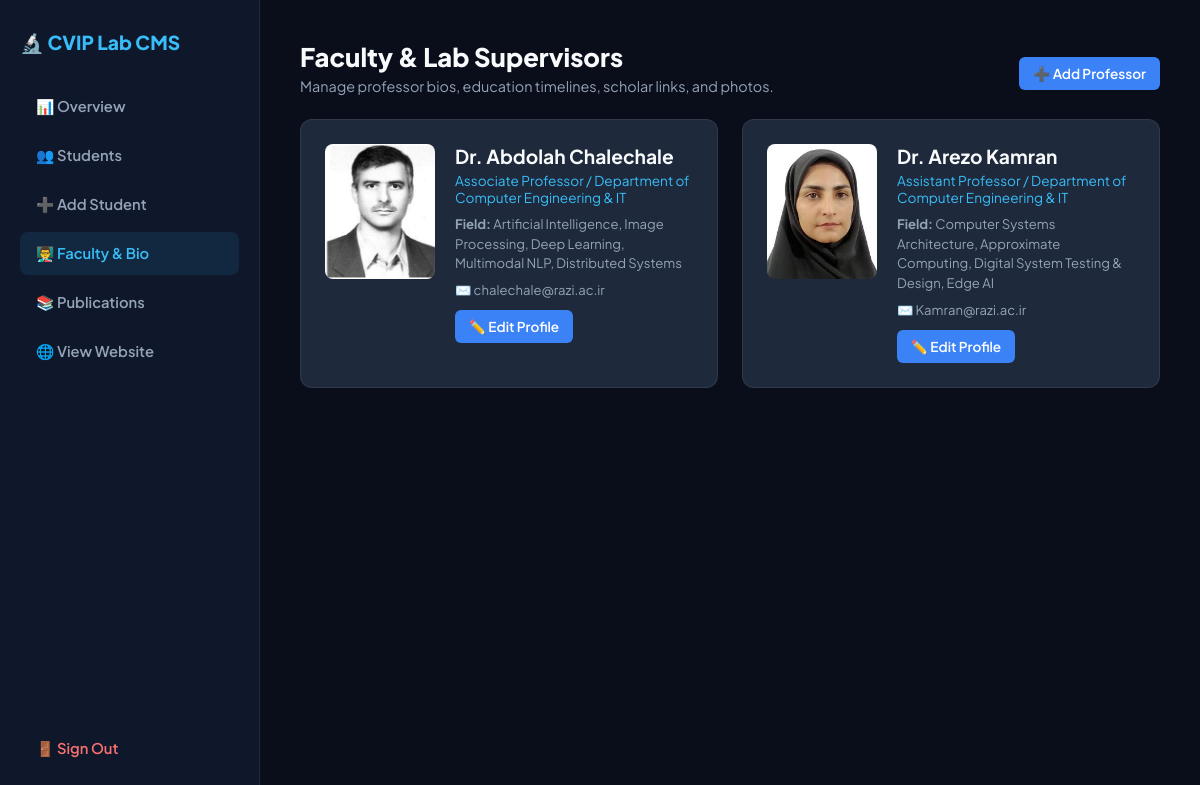
Screenshot of /admin/professor.php (signed in) with the database file from the repository.
### tables this page shows
CREATE TABLE IF NOT EXISTS `professor` (
    `id`           INT           NOT NULL AUTO_INCREMENT,
    `name`         VARCHAR(255)  NOT NULL DEFAULT '',
    `name_fa`      VARCHAR(255)  NOT NULL DEFAULT '',
    `position`     VARCHAR(255)  NOT NULL DEFAULT '',
    `position_fa`  VARCHAR(255)  NOT NULL DEFAULT '',
    `field`        VARCHAR(255)  NOT NULL DEFAULT '',
    `field_fa`     VARCHAR(255)  NOT NULL DEFAULT '',
    `email`        VARCHAR(255)  NOT NULL DEFAULT '',
    `scholar_link` VARCHAR(500)  NOT NULL DEFAULT '',
    `linkedin`     VARCHAR(500)  NOT NULL DEFAULT '',
    `bio`          TEXT,
    `bio_fa`       TEXT,
    `image`        VARCHAR(255)           DEFAULT NULL,
    PRIMARY KEY (`id`)
);

### admin/professor.php (the view, shortened to what this page needs)
<?php
require_once "../includes/db.php";
$professors = $conn->query("SELECT * FROM professor ORDER BY id ASC");
?>
<!DOCTYPE html>
<html lang="en">
<head>
</head>
<body>
<aside class="sidebar">
    <div class="brand">🔬 CVIP Lab CMS</div>
    <nav class="nav-links">
        <a href="dashboard.php" class="nav-link">📊 Overview</a>
        <a href="students.php" class="nav-link">👥 Students</a>
        <a href="add_student.php" class="nav-link">➕ Add Student</a>
        <a href="professor.php" class="nav-link active">👨‍🏫 Faculty & Bio</a>
        <a href="add_publication.php" class="nav-link">📚 Publications</a>
        <a href="../public_page.php" target="_blank" class="nav-link">🌐 View Website</a>
        <a href="logout.php" class="nav-link" style="margin-top:auto; color:#f87171;">🚪 Sign Out</a>
    </nav>
</aside>
<main class="content">
    <div style="display:flex; justify-content:space-between; align-items:center;">
        <div>
            <h1 style="font-size: 1.6rem; font-weight: 800;">Faculty & Lab Supervisors</h1>
            <p style="color: var(--text-muted); font-size: 0.9rem; margin-top: 4px;">Manage professor bios, education timelines, scholar links, and photos.</p>
        </div>
        <a href="add_professor.php" class="btn btn-primary">➕ Add Professor</a>
    </div>
    <div class="grid">
        <?php if ($professors && $professors->num_rows > 0): ?>
        <?php while ($p = $professors->fetch_assoc()): ?>
        <div class="prof-card">
            <img src="../uploads/<?= !empty($p['image']) ? htmlspecialchars($p['image']) : 'default.png' ?>" alt="">
            <div style="flex: 1;">
                <h3 style="font-size: 1.2rem; color: var(--text-primary);"><?= htmlspecialchars($p['name']) ?></h3>
                <div style="font-size: 0.85rem; color: var(--accent); margin: 4px 0 8px 0;"><?= htmlspecialchars($p['position']) ?></div>
                <div style="font-size: 0.82rem; color: var(--text-muted); line-height: 1.5; margin-bottom: 8px;">
                    <strong>Field:</strong> <?= htmlspecialchars($p['field']) ?>
                </div>
                <div style="font-size: 0.82rem; color: var(--text-muted);">
                    ✉️ <?= htmlspecialchars($p['email']) ?>
                </div>
                <a href="edit_professor.php?id=<?= $p['id'] ?>" class="btn btn-primary">✏️ Edit Profile</a>
            </div>
        </div>
        <?php endwhile; ?>
        <?php endif; ?>
    </div>
</main>
</body>
</html>

### admin/professor.php (style rules this page uses)
:root { --bg-main: #0a0e1a; --bg-side: #0f172a; --bg-card: #1e293b; --border: rgba(255, 255, 255, 0.08); --text-primary: #f8fafc; --text-muted: #94a3b8; --accent: #38bdf8; --accent-blue: #3b82f6; --radius: 12px; }
* { box-sizing: border-box; margin: 0; padding: 0; }
body { font-family: 'Plus Jakarta Sans', sans-serif; background: var(--bg-main); color: var(--text-primary); display: flex; min-height: 100vh; }
.sidebar { width: 260px; background: var(--bg-side); border-right: 1px solid var(--border); padding: 30px 20px; display: flex; flex-direction: column; }
.brand { font-size: 1.2rem; font-weight: 800; color: var(--accent); margin-bottom: 30px; }
.nav-links { display: flex; flex-direction: column; gap: 6px; flex-grow: 1; }
.nav-link { display: flex; align-items: center; gap: 12px; padding: 12px 16px; color: var(--text-muted); text-decoration: none; font-weight: 600; font-size: 0.92rem; border-radius: 8px; transition: all 0.2s; }
.nav-link:hover, .nav-link.active { background: rgba(56, 189, 248, 0.1); color: var(--accent); }
.content { flex: 1; padding: 40px; overflow-y: auto; }
.grid { display: grid; grid-template-columns: repeat(auto-fit, minmax(360px, 1fr)); gap: 24px; margin-top: 24px; }
.prof-card { background: var(--bg-card); border: 1px solid var(--border); border-radius: var(--radius); padding: 24px; display: flex; gap: 20px; align-items: flex-start; }
.prof-card img { width: 110px; height: 135px; border-radius: 8px; object-fit: cover; }
.btn { padding: 8px 14px; border-radius: 6px; font-weight: 600; font-size: 0.85rem; text-decoration: none; display: inline-block; margin-top: 12px; }
.btn-primary { background: var(--accent-blue); color: white; }

### rows the page displays
professor: image (picture), name "Dr. Abdolah Chalechale", position "Associate Professor / Department of Computer Engineering & IT", field "Artificial Intelligence, Image Processing, Deep Learning, Multimodal NLP, Distributed Systems", email "chalechale@razi.ac.ir"
professor: image (picture), name "Dr. Arezo Kamran", position "Assistant Professor / Department of Computer Engineering & IT", field "Computer Systems Architecture, Approximate Computing, Digital System Testing & Design, Edge AI", email "Kamran@razi.ac.ir"
